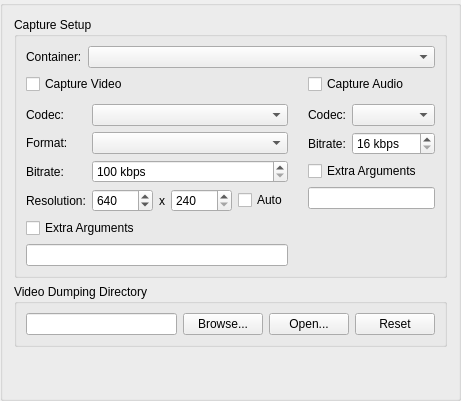
     <widget class="QGroupBox" name="recordingTab">
      <attribute name="title">
       <string>Recording</string>
      </attribute>
      <layout class="QVBoxLayout" name="recordingTabLayout">
       <item>
        <widget class="QGroupBox" name="captureTabGroupBox">
         <property name="statusTip">
          <string>capture</string>
         </property>
         <property name="title">
          <string>Capture Setup</string>
         </property>
         <layout class="QFormLayout" name="captureTabGroupBoxLayout">
          <item row="0" column="0">
           <widget class="QLabel" name="captureContainerLabel">
            <property name="text">
             <string>Container:</string>
            </property>
           </widget>
          </item>
          <item row="0" column="1">
           <widget class="QComboBox" name="captureContainer"/>
          </item>
          <item row="1" column="0" colspan="2">
           <layout class="QGridLayout" name="captureOptionLayout" columnstretch="1,1">
            <property name="horizontalSpacing">
             <number>20</number>
            </property>
            <property name="verticalSpacing">
             <number>10</number>
            </property>
            <item row="1" column="1">
             <widget class="QWidget" name="audioCaptureOptions" native="true">
              <layout class="QFormLayout" name="formLayout_10">
               <property name="leftMargin">
                <number>0</number>
               </property>
               <property name="topMargin">
                <number>0</number>
               </property>
               <property name="rightMargin">
                <number>0</number>
               </property>
               <property name="bottomMargin">
                <number>0</number>
               </property>
               <item row="0" column="0">
                <widget class="QLabel" name="audioCaptureCodecLabel">
                 <property name="text">
                  <string>Codec:</string>
                 </property>
                </widget>
               </item>
               <item row="0" column="1">
                <widget class="QComboBox" name="audioCaptureCodec"/>
               </item>
               <item row="1" column="0">
                <widget class="QLabel" name="audioCaptureBitrateLabel">
                 <property name="text">
                  <string>Bitrate:</string>
                 </property>
                </widget>
               </item>
               <item row="1" column="1">
                <widget class="QSpinBox" name="audioCaptureBitrate">
                 <property name="suffix">
                  <string> kbps</string>
                 </property>
                 <property name="minimum">
                  <number>16</number>
                 </property>
                 <property name="maximum">
                  <number>2048</number>
                 </property>
                 <property name="singleStep">
                  <number>1</number>
                 </property>
                </widget>
               </item>
               <item row="2" column="0" colspan="2">
                <widget class="QCheckBox" name="enableAudioCaptureArguments">
                 <property name="text">
                  <string>Extra Arguments</string>
                 </property>
                </widget>
               </item>
               <item row="3" column="0" colspan="2">
                <widget class="QLineEdit" name="audioCaptureArguments"/>
               </item>
              </layout>
             </widget>
            </item>
            <item row="0" column="1">
             <widget class="QCheckBox" name="enableAudioCapture">
              <property name="text">
               <string>Capture Audio</string>
              </property>
             </widget>
            </item>
            <item row="1" column="0">
             <widget class="QWidget" name="videoCaptureOptions" native="true">
              <layout class="QFormLayout" name="formLayout_6">
               <property name="leftMargin">
                <number>0</number>
               </property>
               <property name="topMargin">
                <number>0</number>
               </property>
               <property name="rightMargin">
                <number>0</number>
               </property>
               <property name="bottomMargin">
                <number>0</number>
               </property>
               <item row="0" column="0">
                <widget class="QLabel" name="videoCaptureCodecLabel">
                 <property name="text">
                  <string>Codec:</string>
                 </property>
                </widget>
               </item>
               <item row="0" column="1">
                <widget class="QComboBox" name="videoCaptureCodec"/>
               </item>
               <item row="1" column="0">
                <widget class="QLabel" name="videoCaptureFomatLabel">
                 <property name="text">
                  <string>Format:</string>
                 </property>
                </widget>
               </item>
               <item row="1" column="1">
                <widget class="QComboBox" name="videoCaptureFormat"/>
               </item>
               <item row="2" column="0">
                <widget class="QLabel" name="videoCaptureBitrateLabel">
                 <property name="text">
                  <string>Bitrate:</string>
                 </property>
                </widget>
               </item>
               <item row="2" column="1">
                <widget class="QSpinBox" name="videoCaptureBitrate">
                 <property name="suffix">
                  <string extracomment="Unit that will appear next to a number. Alter the space or whatever is needed before the text depending on your language."> kbps</string>
                 </property>
                 <property name="minimum">
                  <number>100</number>
                 </property>
                 <property name="maximum">
                  <number>200000</number>
                 </property>
                 <property name="singleStep">
                  <number>100</number>
                 </property>
                </widget>
               </item>
               <item row="3" column="0">
                <widget class="QLabel" name="videoCaptureResolutionLabel">
                 <property name="text">
                  <string>Resolution:</string>
                 </property>
                </widget>
               </item>
               <item row="3" column="1">
                <layout class="QHBoxLayout" name="horizontalLayout_10" stretch="1,0,1,0">
                 <item>
                  <widget class="QSpinBox" name="videoCaptureWidth">
                   <property name="minimum">
                    <number>320</number>
                   </property>
                   <property name="maximum">
                    <number>32768</number>
                   </property>
                   <property name="singleStep">
                    <number>16</number>
                   </property>
                   <property name="value">
                    <number>640</number>
                   </property>
                  </widget>
                 </item>
                 <item>
                  <widget class="QLabel" name="xLabel">
                   <property name="text">
                    <string>x</string>
                   </property>
                  </widget>
                 </item>
                 <item>
                  <widget class="QSpinBox" name="videoCaptureHeight">
                   <property name="minimum">
                    <number>240</number>
                   </property>
                   <property name="maximum">
                    <number>32768</number>
                   </property>
                   <property name="singleStep">
                    <number>16</number>
                   </property>
                   <property name="value">
                    <number>240</number>
                   </property>
                  </widget>
                 </item>
                 <item>
                  <widget class="QCheckBox" name="videoCaptureResolutionAuto">
                   <property name="text">
                    <string>Auto</string>
                   </property>
                  </widget>
                 </item>
                </layout>
               </item>
               <item row="4" column="0" colspan="2">
                <widget class="QCheckBox" name="enableVideoCaptureArguments">
                 <property name="text">
                  <string>Extra Arguments</string>
                 </property>
                </widget>
               </item>
               <item row="5" column="0" colspan="2">
                <widget class="QLineEdit" name="videoCaptureArguments"/>
               </item>
              </layout>
             </widget>
            </item>
            <item row="0" column="0">
             <widget class="QCheckBox" name="enableVideoCapture">
              <property name="text">
               <string>Capture Video</string>
              </property>
             </widget>
            </item>
           </layout>
          </item>
         </layout>
        </widget>
       </item>
       <item>
        <widget class="QGroupBox" name="videoDumpDirectory">
         <property name="title">
          <string>Video Dumping Directory</string>
         </property>
         <layout class="QVBoxLayout" name="videoDumpDirectoryLayout">
          <item>
           <layout class="QHBoxLayout" name="videoDumpLayout">
            <item>
             <widget class="QLineEdit" name="videoDumpingDirectory"/>
            </item>
            <item>
             <widget class="QPushButton" name="videoDumpingDirectoryBrowse">
              <property name="text">
               <string>Browse...</string>
              </property>
             </widget>
            </item>
            <item>
             <widget class="QPushButton" name="videoDumpingDirectoryOpen">
              <property name="text">
               <string>Open...</string>
              </property>
             </widget>
            </item>
            <item>
             <widget class="QPushButton" name="videoDumpingDirectoryReset">
              <property name="text">
               <string>Reset</string>
              </property>
             </widget>
            </item>
           </layout>
          </item>
         </layout>
        </widget>
       </item>
       <item>
        <spacer name="verticalSpacer_6">
         <property name="orientation">
          <enum>Qt::Orientation::Vertical</enum>
         </property>
         <property name="sizeHint" stdset="0">
          <size>
           <width>20</width>
           <height>40</height>
          </size>
         </property>
        </spacer>
       </item>
      </layout>
     </widget>
